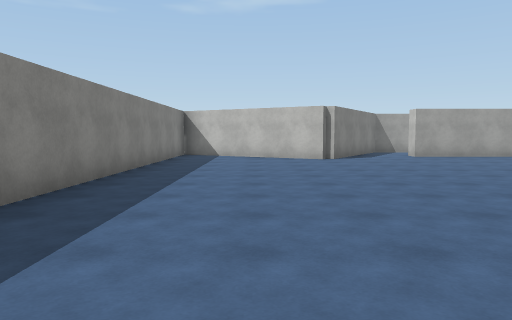
view 1 (above)

16 first-person views from a walk through a 3-D level made in the Unity game engine. The camera is 1.4 m above the floor, tilts 4° down and sees 70° across. The floor is counted in squares, 2 m on a side. Each view is taken from the middle of a square. On the plan, view 1 faces up. The plan holds only what a view shows up to about 11 squares ahead; the rest is blank. The player is left out. Surface patterns are stand-ins for the level's own textures.

view 2
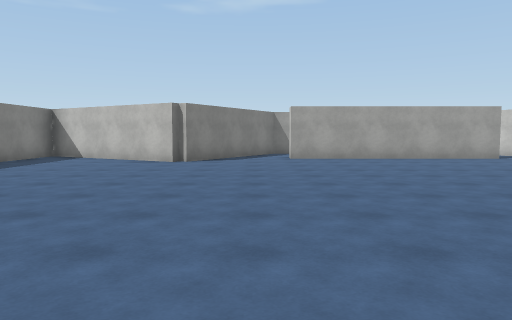

view 3
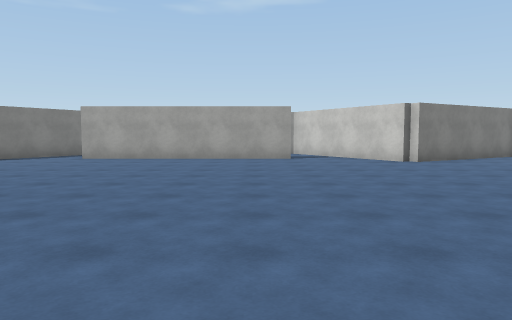

view 4
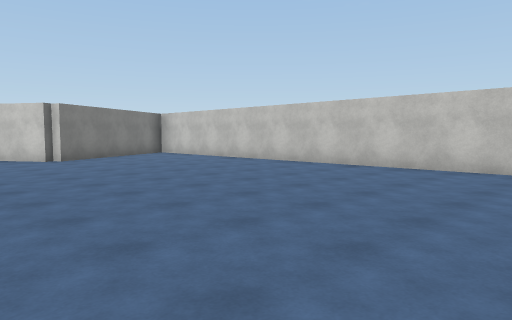

view 5
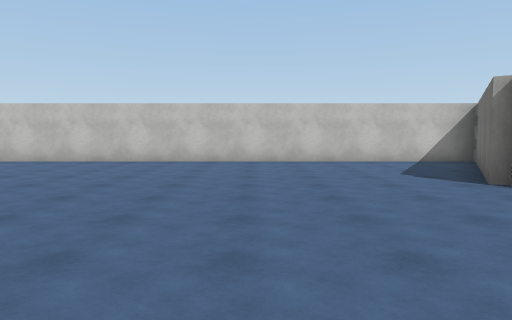

view 6
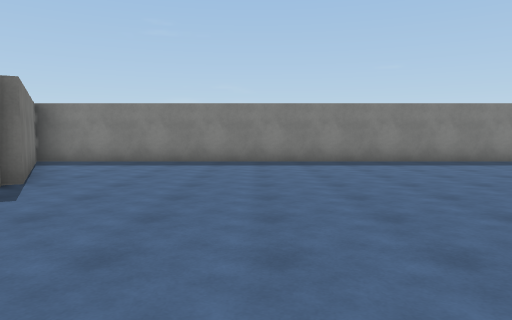

view 7
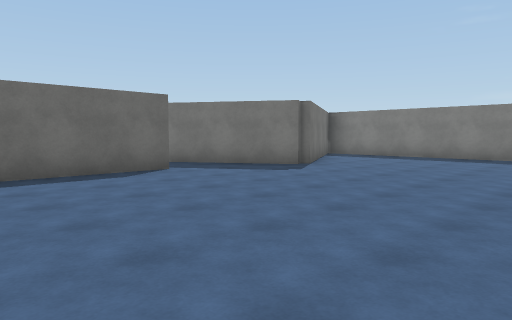

view 8
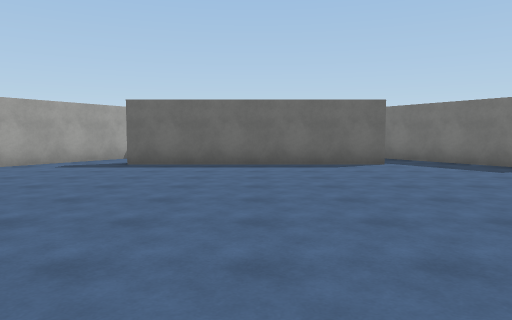

view 9
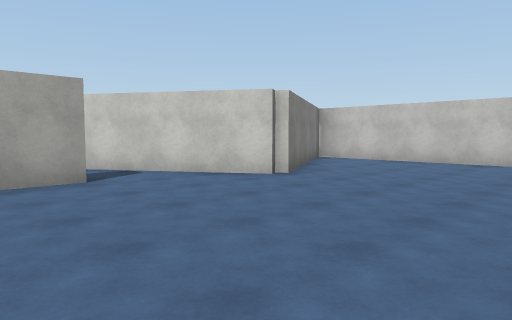

view 10
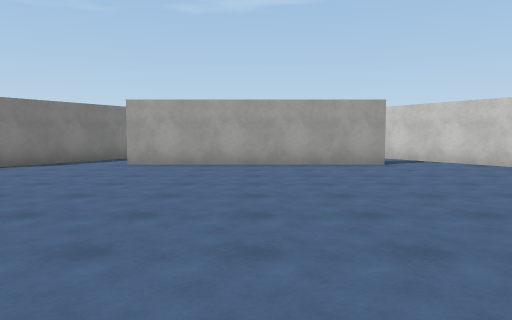

view 11
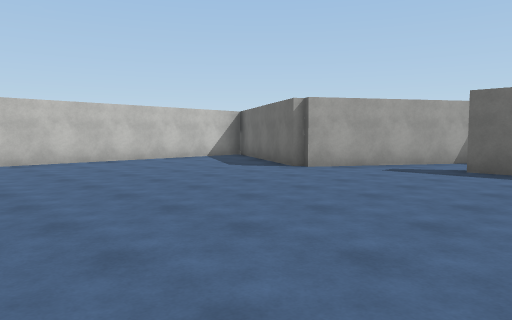

view 12
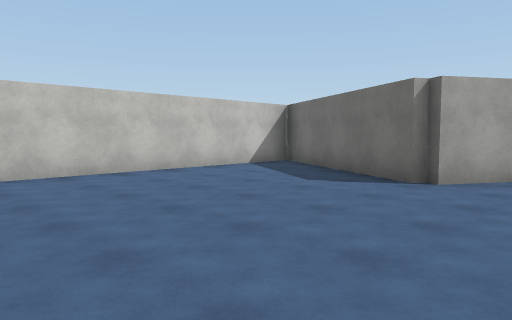

view 13
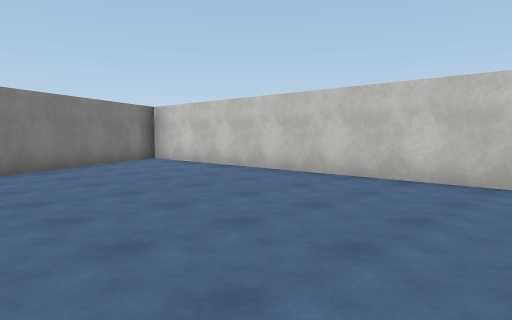

view 14
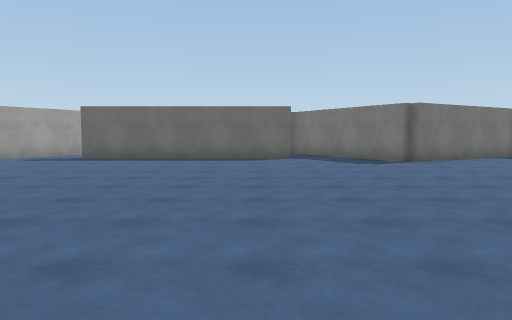

view 15
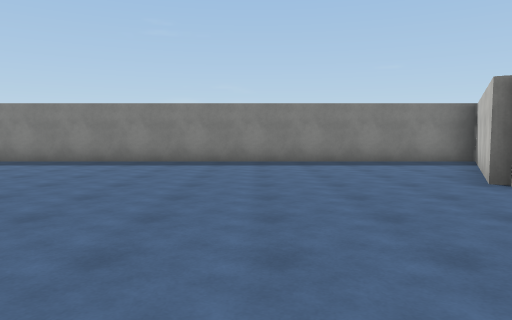

view 16
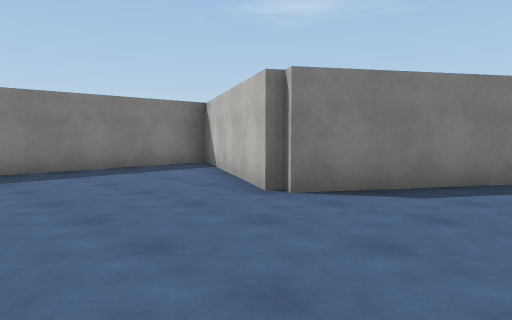

### Floor plan
Points are (right, up) in squares from view 1. A wall is a line through its corners. A room is listed if a view was taken in it or the views show most of it. See-through windows are left out.
Room 1 (views 1, 2, 3, 4, 5, 6, 7, 8, 9, 10, 11, 12, 13, 14, 15, 16)
walls: (4.9, -5.5) (11, -5.5); (11.1, 11.5) (5, 11.5); (4.2, 13.6) (2.1, 10.2) (-2.5, 12.7) (-2.5, -6.7) (2.1, -4.2) (4.2, -7.6); (11.8, -7.6) (13.9, -4.2) (18.5, -6.7) (18.5, 12.7) (13.9, 10.2) (11.8, 13.6)

Where each view was taken, in squares from view 1:
view 1: 0 up, 0 right, facing up
view 2: 1 up, 4 right, facing up
view 3: 1 up, 10 right, facing up
view 4: 0 up, 11 right, facing up-right
view 5: 1 down, 9 right, facing right
view 6: 1 down, 7 right, facing left
view 7: 1 up, 9 right, facing down-left
view 8: 3 up, 8 right, facing down
view 9: 6 up, 9 right, facing up-right
view 10: 3 up, 8 right, facing up
view 11: 2 up, 9 right, facing down-right
view 12: 1 up, 12 right, facing down-right
view 13: 3 up, 13 right, facing up-right
view 14: 5 up, 6 right, facing down
view 15: 7 up, 7 right, facing left
view 16: 7 up, 5 right, facing up-left
